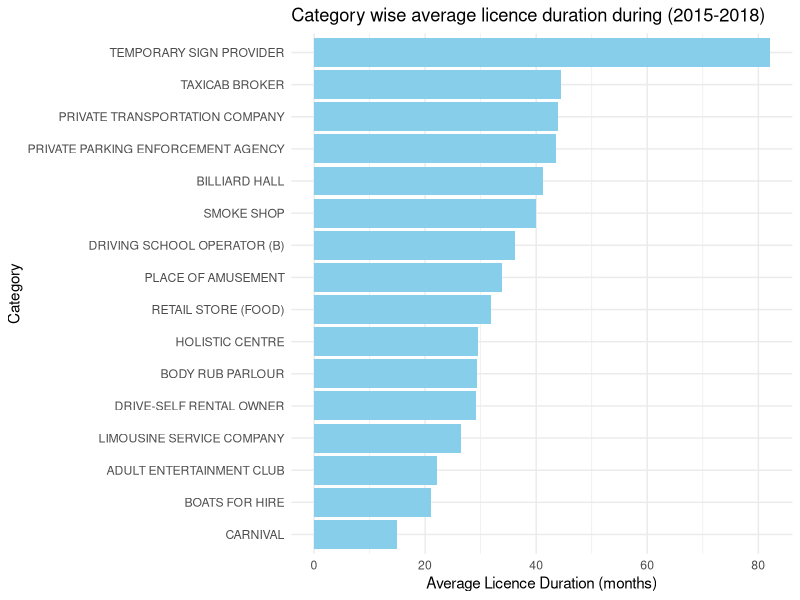
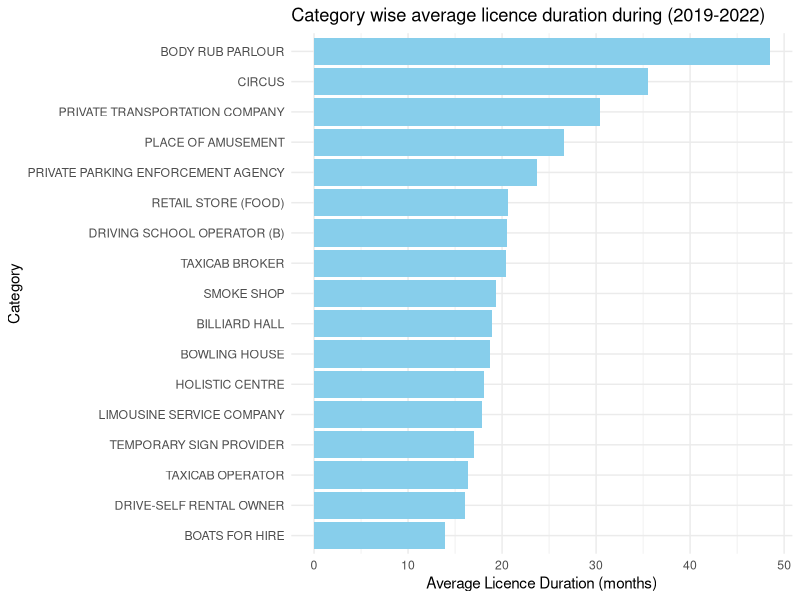
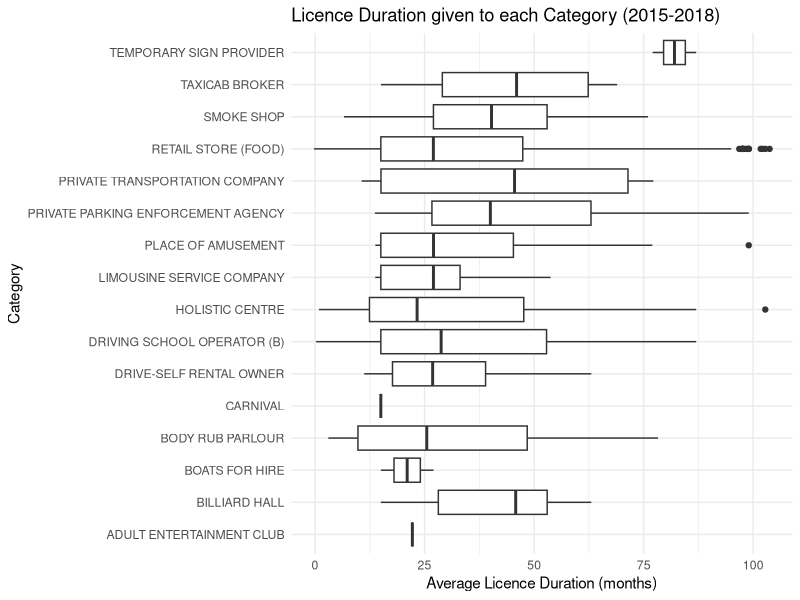
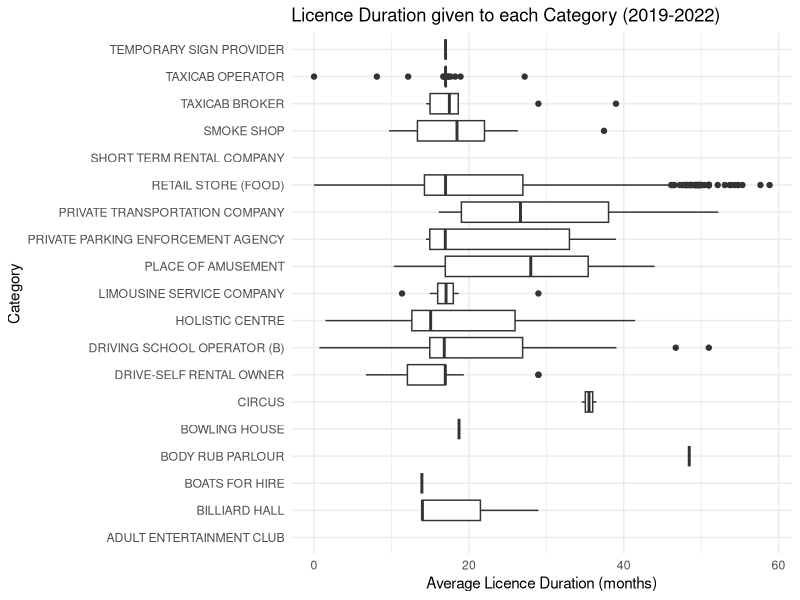
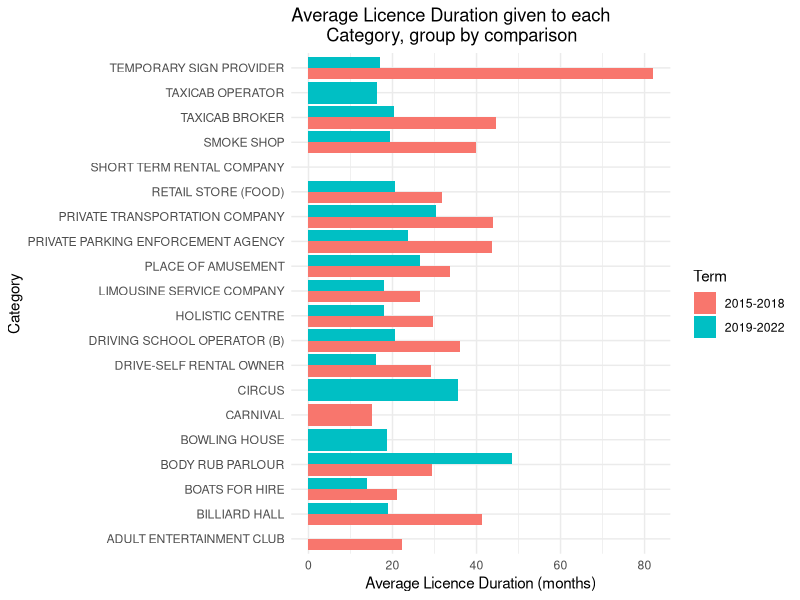
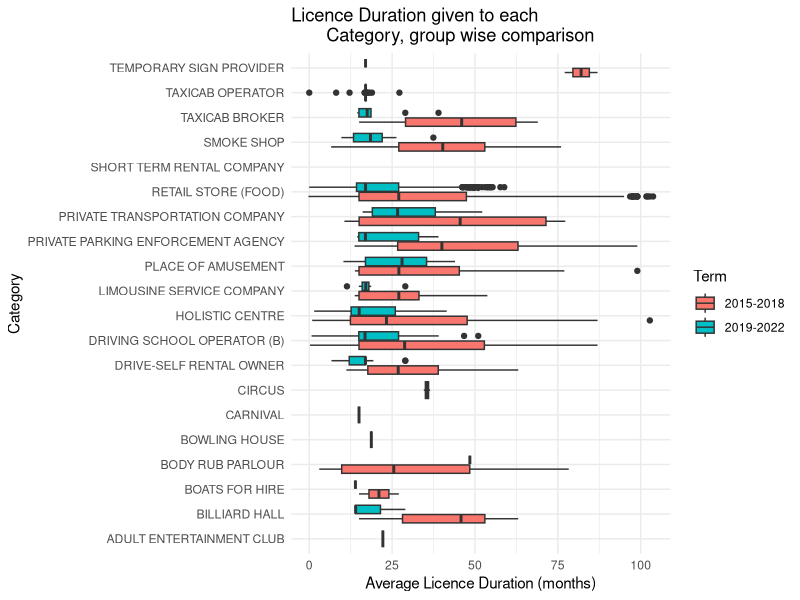
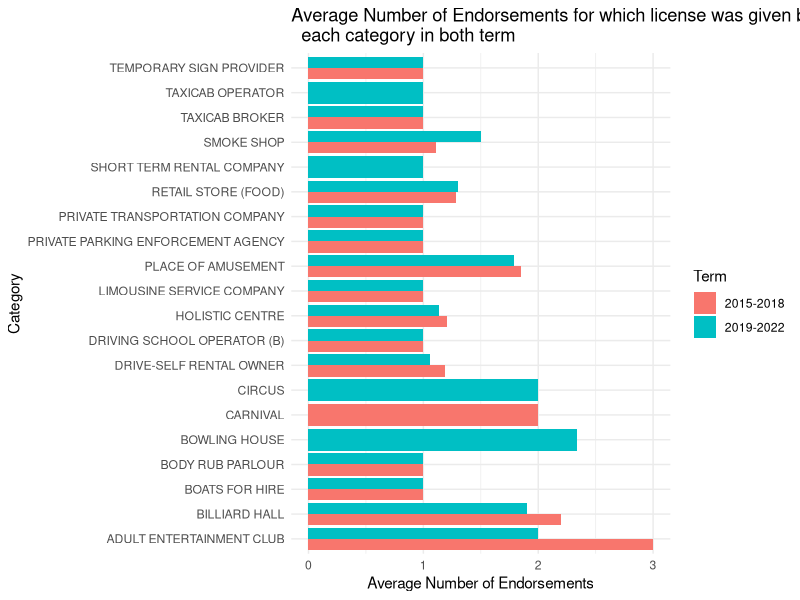

These figures' R source, in order:
#### Preamble ####
# Purpose: Tests... [...UPDATE THIS...]
# Author: Geunchul Shin
# Date: January 21 2024
# Contact: joey.shin@mail.utoronto.ca
# License: MIT
# Pre-requisites: 02-data_cleaning.R


#### Workspace setup ####
library(tidyverse)

#### Test data ####
cleaned_data <- read_csv("inputs/data/cleaned_data.csv")

head(cleaned_data)

df_2015_2018 <- cleaned_data %>% filter(Issued_year %in% seq(2015, 2018))
df_2019_2022 <- cleaned_data %>% filter(Issued_year %in% seq(2019, 2022))


df1 <- as.data.frame(prop.table(table(cleaned_data$Category)))
colnames(df1) <- c("Category", "Percentage")
df1$Percentage <- df1$Percentage*100
print(df1)

df2 <- as.data.frame(prop.table(table(df_2015_2018$Category)))
colnames(df2) <- c("Category", "Percentage")
df2$Percentage <- df2$Percentage*100
print(df2)

df3 <- as.data.frame(prop.table(table(df_2019_2022$Category)))
colnames(df3) <- c("Category", "Percentage")
df3$Percentage <- df3$Percentage*100
print(df3)

df_2015_2018_duration <- df_2015_2018 %>% group_by(Category) %>% summarise(mean(Issue_duration, na.rm = T))
colnames(df_2015_2018_duration) <- c("Category", "AverageDuration")
df_2015_2018_duration <- df_2015_2018_duration %>% arrange(desc(AverageDuration)) %>% drop_na()

df_2019_2022_duration <- df_2019_2022 %>% group_by(Category) %>% summarise(mean(Issue_duration, na.rm = T))
colnames(df_2019_2022_duration) <- c("Category", "AverageDuration")
df_2019_2022_duration <- df_2019_2022_duration %>% arrange(desc(AverageDuration)) %>% drop_na()


g1 <- ggplot(df_2015_2018_duration, aes(x = reorder(Category, AverageDuration), y = AverageDuration)) +
  geom_bar(stat = "identity", fill = "skyblue") +
  labs(title = "Category wise average licence duration during (2015-2018)", 
       x = "Category", y = "Average Licence Duration (months)") +
  theme_minimal() + coord_flip()
print(g1)

g2 <- ggplot(df_2019_2022_duration, aes(x = reorder(Category, AverageDuration), y = AverageDuration)) +
  geom_bar(stat = "identity", fill = "skyblue") +
  labs(title = "Category wise average licence duration during (2019-2022)", 
       x = "Category", y = "Average Licence Duration (months)") +
  theme_minimal() + coord_flip()
print(g2)

df_2015_2018 <- df_2015_2018 %>% drop_na()
g3 <- ggplot(df_2015_2018, aes(x = Category, y = Issue_duration))
g3 <- g3 + geom_boxplot() + 
  labs(title = "Licence Duration given to each Category (2015-2018)", 
                                 x = "Category", 
       y = "Average Licence Duration (months)") +
  theme_minimal() + coord_flip()
print(g3)


g4 <- ggplot(df_2019_2022, 
             aes(x = Category, y = Issue_duration))
g4 <- g4 + geom_boxplot() + 
  labs(title = "Licence Duration given to each Category (2019-2022)", 
                                x = "Category", 
       y = "Average Licence Duration (months)") +
  theme_minimal() + coord_flip()
print(g4)


df_2015_2018$Term <- "2015-2018"
df_2019_2022$Term <- "2019-2022"
df_combined <- rbind(df_2015_2018, df_2019_2022)
df_combined_duration <- df_combined %>% group_by(Term, Category) %>% summarise(mean(Issue_duration, na.rm = T))
colnames(df_combined_duration) <- c("Term", "Category", "AverageDuration")

g5 <- ggplot(df_combined_duration, aes(x = Category, 
                                       y = AverageDuration, fill=Term)) +
  geom_bar(stat = "identity", position = "dodge") +
  labs(title = "Average Licence Duration given to each 
       Category, group by comparison", 
       x = "Category", y = "Average Licence Duration (months)") +
  theme_minimal() + coord_flip()
print(g5)


g6 <- ggplot(df_combined, aes(x = Category, 
                                       y = Issue_duration, fill=Term)) +
  geom_boxplot() +
  labs(title = "Licence Duration given to each 
       Category, group wise comparison", 
       x = "Category", y = "Average Licence Duration (months)") +
  theme_minimal() + coord_flip()
print(g6)


df_combined_num_exp <- df_combined %>% group_by(Term, Category) %>% summarise(mean(Num_Endorsements, na.rm = T))
colnames(df_combined_num_exp) <- c("Term", "Category", "AverageNumExp")
g7 <- ggplot(df_combined_num_exp, aes(x = Category, 
                                       y = AverageNumExp, fill=Term)) +
  geom_bar(stat = "identity", position = "dodge") +
  labs(title = "Average Number of Endorsements for which license was given by
  each category in both term", 
       x = "Category", y = "Average Number of Endorsements") +
  theme_minimal() + coord_flip()
print(g7)
